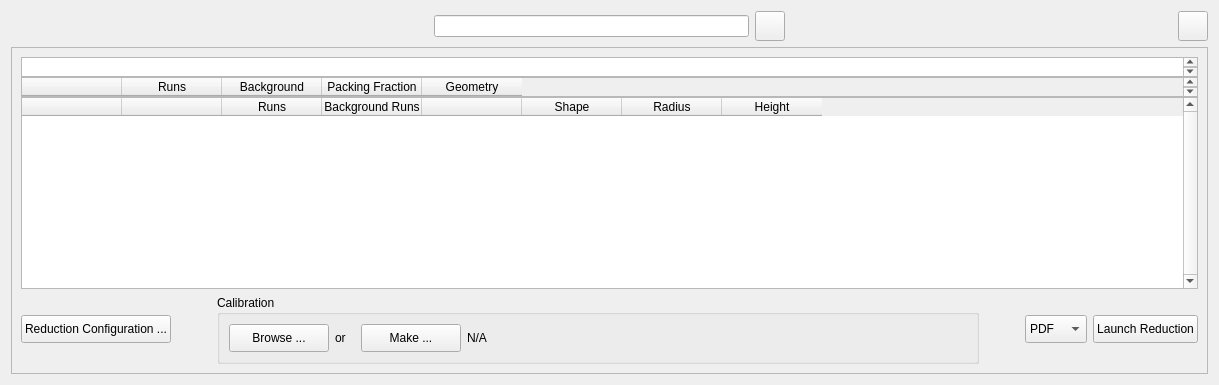
              <widget class="QWidget" name="tab_2">
               <attribute name="title">
                <string>Processing</string>
               </attribute>
               <layout class="QVBoxLayout" name="verticalLayout_15">
                <item>
                 <layout class="QHBoxLayout" name="horizontalLayout_3">
                  <item>
                   <spacer name="horizontalSpacer_6">
                    <property name="orientation">
                     <enum>Qt::Horizontal</enum>
                    </property>
                    <property name="sizeHint" stdset="0">
                     <size>
                      <width>40</width>
                      <height>20</height>
                     </size>
                    </property>
                   </spacer>
                  </item>
                  <item>
                   <layout class="QHBoxLayout" name="horizontalLayout_7">
                    <item>
                     <widget class="QLabel" name="search_logo_label">
                      <property name="sizePolicy">
                       <sizepolicy hsizetype="Fixed" vsizetype="Fixed">
                        <horstretch>0</horstretch>
                        <verstretch>0</verstretch>
                       </sizepolicy>
                      </property>
                      <property name="minimumSize">
                       <size>
                        <width>30</width>
                        <height>30</height>
                       </size>
                      </property>
                      <property name="maximumSize">
                       <size>
                        <width>30</width>
                        <height>30</height>
                       </size>
                      </property>
                      <property name="text">
                       <string/>
                      </property>
                     </widget>
                    </item>
                    <item>
                     <widget class="QLineEdit" name="name_search_3">
                      <property name="minimumSize">
                       <size>
                        <width>200</width>
                        <height>0</height>
                       </size>
                      </property>
                      <property name="maximumSize">
                       <size>
                        <width>1677215</width>
                        <height>16777215</height>
                       </size>
                      </property>
                      <property name="text">
                       <string/>
                      </property>
                     </widget>
                    </item>
                    <item>
                     <widget class="QPushButton" name="clear_search_button">
                      <property name="minimumSize">
                       <size>
                        <width>30</width>
                        <height>30</height>
                       </size>
                      </property>
                      <property name="maximumSize">
                       <size>
                        <width>20</width>
                        <height>30</height>
                       </size>
                      </property>
                      <property name="text">
                       <string/>
                      </property>
                     </widget>
                    </item>
                   </layout>
                  </item>
                  <item>
                   <spacer name="horizontalSpacer_10">
                    <property name="orientation">
                     <enum>Qt::Horizontal</enum>
                    </property>
                    <property name="sizeHint" stdset="0">
                     <size>
                      <width>40</width>
                      <height>20</height>
                     </size>
                    </property>
                   </spacer>
                  </item>
                  <item>
                   <widget class="QPushButton" name="settings_table_button">
                    <property name="sizePolicy">
                     <sizepolicy hsizetype="Fixed" vsizetype="Fixed">
                      <horstretch>0</horstretch>
                      <verstretch>0</verstretch>
                     </sizepolicy>
                    </property>
                    <property name="minimumSize">
                     <size>
                      <width>30</width>
                      <height>30</height>
                     </size>
                    </property>
                    <property name="maximumSize">
                     <size>
                      <width>30</width>
                      <height>30</height>
                     </size>
                    </property>
                    <property name="text">
                     <string/>
                    </property>
                   </widget>
                  </item>
                 </layout>
                </item>
                <item>
                 <widget class="QFrame" name="frame">
                  <property name="frameShape">
                   <enum>QFrame::StyledPanel</enum>
                  </property>
                  <property name="frameShadow">
                   <enum>QFrame::Raised</enum>
                  </property>
                  <layout class="QVBoxLayout" name="verticalLayout_3">
                   <item>
                    <layout class="QVBoxLayout" name="verticalLayout_14">
                     <property name="spacing">
                      <number>0</number>
                     </property>
                     <item>
                      <widget class="QTableWidget" name="h1_table">
                       <property name="minimumSize">
                        <size>
                         <width>0</width>
                         <height>20</height>
                        </size>
                       </property>
                       <property name="maximumSize">
                        <size>
                         <width>16777215</width>
                         <height>20</height>
                        </size>
                       </property>
                       <property name="verticalScrollBarPolicy">
                        <enum>Qt::ScrollBarAlwaysOn</enum>
                       </property>
                       <property name="horizontalScrollBarPolicy">
                        <enum>Qt::ScrollBarAlwaysOff</enum>
                       </property>
                       <property name="autoScroll">
                        <bool>true</bool>
                       </property>
                       <property name="horizontalScrollMode">
                        <enum>QAbstractItemView::ScrollPerPixel</enum>
                       </property>
                      </widget>
                     </item>
                     <item>
                      <widget class="QTableWidget" name="h2_table">
                       <property name="minimumSize">
                        <size>
                         <width>0</width>
                         <height>20</height>
                        </size>
                       </property>
                       <property name="maximumSize">
                        <size>
                         <width>16777215</width>
                         <height>20</height>
                        </size>
                       </property>
                       <property name="verticalScrollBarPolicy">
                        <enum>Qt::ScrollBarAlwaysOn</enum>
                       </property>
                       <property name="horizontalScrollBarPolicy">
                        <enum>Qt::ScrollBarAlwaysOff</enum>
                       </property>
                       <property name="autoScroll">
                        <bool>true</bool>
                       </property>
                       <property name="horizontalScrollMode">
                        <enum>QAbstractItemView::ScrollPerPixel</enum>
                       </property>
                       <column>
                        <property name="text">
                         <string/>
                        </property>
                       </column>
                       <column>
                        <property name="text">
                         <string>Runs</string>
                        </property>
                       </column>
                       <column>
                        <property name="text">
                         <string>Background</string>
                        </property>
                       </column>
                       <column>
                        <property name="text">
                         <string>Packing Fraction</string>
                        </property>
                       </column>
                       <column>
                        <property name="text">
                         <string>Geometry</string>
                        </property>
                       </column>
                      </widget>
                     </item>
                     <item>
                      <widget class="QTableWidget" name="h3_table">
                       <property name="baseSize">
                        <size>
                         <width>0</width>
                         <height>0</height>
                        </size>
                       </property>
                       <property name="palette">
                        <palette>
                         <active>
                          <colorrole role="Highlight">
                           <brush brushstyle="SolidPattern">
                            <color alpha="255">
                             <red>138</red>
                             <green>226</green>
                             <blue>52</blue>
                            </color>
                           </brush>
                          </colorrole>
                         </active>
                         <inactive>
                          <colorrole role="Highlight">
                           <brush brushstyle="SolidPattern">
                            <color alpha="255">
                             <red>138</red>
                             <green>226</green>
                             <blue>52</blue>
                            </color>
                           </brush>
                          </colorrole>
                         </inactive>
                         <disabled>
                          <colorrole role="Highlight">
                           <brush brushstyle="SolidPattern">
                            <color alpha="255">
                             <red>145</red>
                             <green>141</green>
                             <blue>126</blue>
                            </color>
                           </brush>
                          </colorrole>
                         </disabled>
                        </palette>
                       </property>
                       <property name="contextMenuPolicy">
                        <enum>Qt::CustomContextMenu</enum>
                       </property>
                       <property name="verticalScrollBarPolicy">
                        <enum>Qt::ScrollBarAlwaysOn</enum>
                       </property>
                       <property name="autoScrollMargin">
                        <number>1</number>
                       </property>
                       <property name="alternatingRowColors">
                        <bool>true</bool>
                       </property>
                       <property name="selectionMode">
                        <enum>QAbstractItemView::ContiguousSelection</enum>
                       </property>
                       <property name="horizontalScrollMode">
                        <enum>QAbstractItemView::ScrollPerPixel</enum>
                       </property>
                       <attribute name="verticalHeaderVisible">
                        <bool>false</bool>
                       </attribute>
                       <attribute name="verticalHeaderCascadingSectionResizes">
                        <bool>false</bool>
                       </attribute>
                       <column>
                        <property name="text">
                         <string/>
                        </property>
                       </column>
                       <column>
                        <property name="text">
                         <string/>
                        </property>
                       </column>
                       <column>
                        <property name="text">
                         <string>Runs</string>
                        </property>
                       </column>
                       <column>
                        <property name="text">
                         <string>Background Runs</string>
                        </property>
                       </column>
                       <column>
                        <property name="text">
                         <string/>
                        </property>
                       </column>
                       <column>
                        <property name="text">
                         <string>Shape</string>
                        </property>
                       </column>
                       <column>
                        <property name="text">
                         <string>Radius</string>
                        </property>
                       </column>
                       <column>
                        <property name="text">
                         <string>Height</string>
                        </property>
                       </column>
                      </widget>
                     </item>
                    </layout>
                   </item>
                   <item>
                    <layout class="QHBoxLayout" name="horizontalLayout_8">
                     <item>
                      <widget class="QPushButton" name="pushButton_5">
                       <property name="minimumSize">
                        <size>
                         <width>0</width>
                         <height>28</height>
                        </size>
                       </property>
                       <property name="maximumSize">
                        <size>
                         <width>16777215</width>
                         <height>28</height>
                        </size>
                       </property>
                       <property name="text">
                        <string>Reduction Configuration ...</string>
                       </property>
                      </widget>
                     </item>
                     <item>
                      <spacer name="horizontalSpacer_12">
                       <property name="orientation">
                        <enum>Qt::Horizontal</enum>
                       </property>
                       <property name="sizeHint" stdset="0">
                        <size>
                         <width>40</width>
                         <height>20</height>
                        </size>
                       </property>
                      </spacer>
                     </item>
                     <item>
                      <widget class="QGroupBox" name="groupBox_2">
                       <property name="sizePolicy">
                        <sizepolicy hsizetype="Expanding" vsizetype="Preferred">
                         <horstretch>0</horstretch>
                         <verstretch>0</verstretch>
                        </sizepolicy>
                       </property>
                       <property name="title">
                        <string>Calibration</string>
                       </property>
                       <layout class="QHBoxLayout" name="horizontalLayout_9">
                        <item>
                         <widget class="QPushButton" name="browse_calibration_button">
                          <property name="minimumSize">
                           <size>
                            <width>100</width>
                            <height>28</height>
                           </size>
                          </property>
                          <property name="maximumSize">
                           <size>
                            <width>100</width>
                            <height>28</height>
                           </size>
                          </property>
                          <property name="text">
                           <string>Browse ...</string>
                          </property>
                         </widget>
                        </item>
                        <item>
                         <widget class="QLabel" name="label_51">
                          <property name="minimumSize">
                           <size>
                            <width>20</width>
                            <height>0</height>
                           </size>
                          </property>
                          <property name="maximumSize">
                           <size>
                            <width>20</width>
                            <height>16777215</height>
                           </size>
                          </property>
                          <property name="text">
                           <string>or</string>
                          </property>
                         </widget>
                        </item>
                        <item>
                         <widget class="QPushButton" name="make_calibration_button">
                          <property name="minimumSize">
                           <size>
                            <width>100</width>
                            <height>28</height>
                           </size>
                          </property>
                          <property name="maximumSize">
                           <size>
                            <width>100</width>
                            <height>28</height>
                           </size>
                          </property>
                          <property name="text">
                           <string>Make ...</string>
                          </property>
                         </widget>
                        </item>
                        <item>
                         <widget class="QLabel" name="calibration_file">
                          <property name="sizePolicy">
                           <sizepolicy hsizetype="Expanding" vsizetype="Preferred">
                            <horstretch>0</horstretch>
                            <verstretch>0</verstretch>
                           </sizepolicy>
                          </property>
                          <property name="minimumSize">
                           <size>
                            <width>500</width>
                            <height>0</height>
                           </size>
                          </property>
                          <property name="text">
                           <string>N/A</string>
                          </property>
                         </widget>
                        </item>
                       </layout>
                      </widget>
                     </item>
                     <item>
                      <spacer name="horizontalSpacer_11">
                       <property name="orientation">
                        <enum>Qt::Horizontal</enum>
                       </property>
                       <property name="sizeHint" stdset="0">
                        <size>
                         <width>40</width>
                         <height>20</height>
                        </size>
                       </property>
                      </spacer>
                     </item>
                     <item>
                      <widget class="QComboBox" name="comboBox">
                       <property name="minimumSize">
                        <size>
                         <width>0</width>
                         <height>28</height>
                        </size>
                       </property>
                       <property name="maximumSize">
                        <size>
                         <width>16777215</width>
                         <height>28</height>
                        </size>
                       </property>
                       <item>
                        <property name="text">
                         <string>PDF</string>
                        </property>
                       </item>
                       <item>
                        <property name="text">
                         <string>Bragg</string>
                        </property>
                       </item>
                      </widget>
                     </item>
                     <item>
                      <widget class="QPushButton" name="pushButton_launchReduction">
                       <property name="minimumSize">
                        <size>
                         <width>0</width>
                         <height>28</height>
                        </size>
                       </property>
                       <property name="maximumSize">
                        <size>
                         <width>16777215</width>
                         <height>28</height>
                        </size>
                       </property>
                       <property name="text">
                        <string>Launch Reduction</string>
                       </property>
                      </widget>
                     </item>
                    </layout>
                   </item>
                  </layout>
                 </widget>
                </item>
               </layout>
              </widget>
